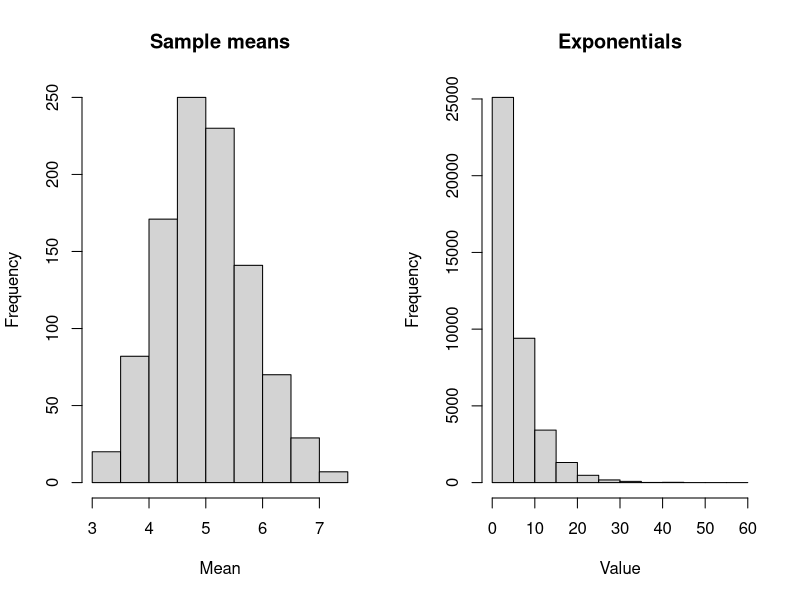

Source code (R):
## ---- chunk 1
lambda = 0.2
n = 40
num_simulations = 1000
set.seed(1)
## ---- chunk 2
sample_means = NULL
for (i in 1 : num_simulations) sample_means = c(sample_means, mean(rexp(n, lambda)))
head(sample_means)
## ---- chunk 3
exponentials = NULL
for (i in 1 : num_simulations) exponentials = c(exponentials, rexp(n, lambda))
head(exponentials)
## ---- chunk 4
m_p <- 1 / lambda
m_s <- mean(sample_means)
## ---- chunk 5
library(knitr)
library(kableExtra)
library(dplyr)
df <- data.frame("Theoretical"=m_p, "Sample"=m_s)
kable(df) %>%
    kable_styling(full_width = F, position = "left")
## ---- chunk 6
v_p <- (1 / lambda)^2/n
v_s <- sd(sample_means)^2
## ---- chunk 7
library(knitr)
library(kableExtra)
library(dplyr)
df <- data.frame("Theoretical"=v_p, "Sample"=v_s)
kable(df) %>%
    kable_styling(full_width = F, position = "left")
## ---- chunk 8
par(mfrow=c(1, 2))
hist(sample_means, main="Sample means", xlab="Mean")
hist(exponentials, main="Exponentials", xlab="Value")
